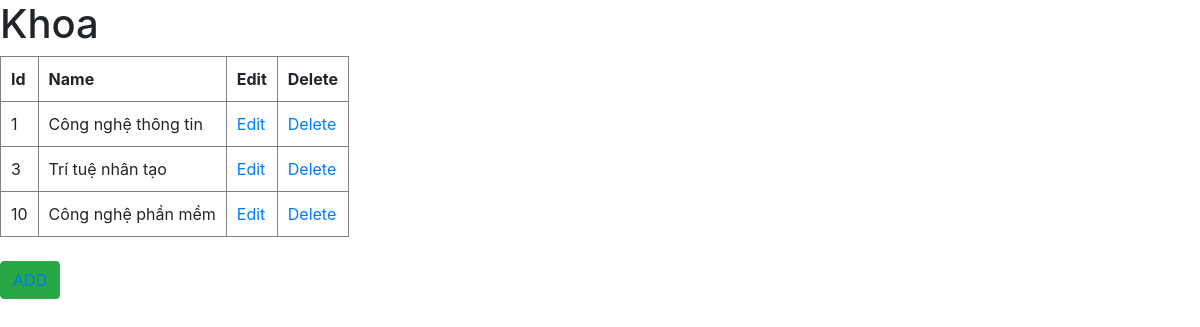
The app's page /khoa.php with its own data.
### tables this page shows
CREATE TABLE `khoa` (
  `id_khoa` int(12) NOT NULL,
  `ten_khoa` varchar(30) NOT NULL
);

### khoa.php (the view, shortened to what this page needs)
<!DOCTYPE html>
<html lang="en">
<head>
    <link rel="stylesheet" href="https://maxcdn.bootstrapcdn.com/bootstrap/4.0.0-beta.2/css/bootstrap.min.css">
    <link rel="stylesheet" href="https://cdnjs.cloudflare.com/ajax/libs/font-awesome/5.15.1/css/all.min.css" />
</head>
<body>
<h1>Khoa</h1>
    <table border="1" cellspacing="0" cellpadding="10">
        <tr>
            <th>Id</th>
            <th>Name</th>
            <th>Edit</th>
            <th>Delete</th>
        </tr>
        <?php
            include('connect.php');
            $sql = "SELECT * FROM khoa";
            $result = mysqli_query($connect, $sql);
            if(mysqli_num_rows($result) > 0) {
                while ( $row = mysqli_fetch_assoc($result) ) {
                    echo '<tr>';
                    echo    '<td>'.$row['id_khoa'].'</td>';
                    echo    '<td>'.$row['ten_khoa'].'</td>';
                    echo    ' <td><a href="edit.php?khoaid='.$row['id_khoa'].'">Edit</a></td>';
                    echo    '<td><a href="delete.php?khoaid='.$row['id_khoa'].'">Delete</a></td>';
                    echo '</tr>';
            }
        }
        ?>
    </table><br>
    <div class="button">
        <button class="btn btn-success"><a href="add.php?khoa">ADD</a></button><br>
    </div>
</body>
</html>

### records on screen
khoa: id_khoa "1", ten_khoa "Công nghệ thông tin"
khoa: id_khoa "3", ten_khoa "Trí tuệ nhân tạo"
khoa: id_khoa "10", ten_khoa "Công nghệ phần mềm"
